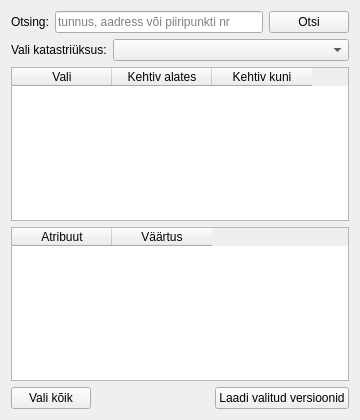
<?xml version="1.0" encoding="UTF-8"?>
<ui version="4.0">
 <class>CadastreVersionViewerDialogBase</class>
 <widget class="QWidget" name="CadastreVersionViewerDialogBase">
  <property name="geometry">
   <rect>
    <x>0</x>
    <y>0</y>
    <width>360</width>
    <height>420</height>
   </rect>
  </property>
  <property name="windowTitle">
   <string>Kataster</string>
  </property>
  <layout class="QVBoxLayout" name="mainLayout">
   <item>
    <layout class="QHBoxLayout" name="searchLayout">
     <item>
      <widget class="QLabel" name="label">
       <property name="text">
        <string>Otsing:</string>
       </property>
      </widget>
     </item>
     <item>
      <widget class="QLineEdit" name="tunnusInput">
       <property name="placeholderText">
        <string>tunnus, aadress või piiripunkti nr</string>
       </property>
      </widget>
     </item>
     <item>
      <widget class="QPushButton" name="searchButton">
       <property name="text">
        <string>Otsi</string>
       </property>
      </widget>
     </item>
    </layout>
   </item>
   <item>
    <layout class="QHBoxLayout" name="matchLayout">
     <item>
      <widget class="QLabel" name="matchLabel">
       <property name="text">
        <string>Vali katastriüksus:</string>
       </property>
      </widget>
     </item>
     <item>
      <widget class="QComboBox" name="addressCombo">
       <property name="sizePolicy">
        <sizepolicy hsizetype="Expanding" vsizetype="Fixed">
         <horstretch>0</horstretch>
         <verstretch>0</verstretch>
        </sizepolicy>
       </property>
      </widget>
     </item>
    </layout>
   </item>
   <item>
    <widget class="QTableWidget" name="versionTable">
     <column>
      <property name="text">
       <string>Vali</string>
      </property>
     </column>
     <column>
      <property name="text">
       <string>Kehtiv alates</string>
      </property>
     </column>
     <column>
      <property name="text">
       <string>Kehtiv kuni</string>
      </property>
     </column>
    </widget>
   </item>
   <item>
    <widget class="QTableWidget" name="pointTable">
     <property name="visible">
      <bool>false</bool>
     </property>
     <column>
      <property name="text">
       <string>Atribuut</string>
      </property>
     </column>
     <column>
      <property name="text">
       <string>Väärtus</string>
      </property>
     </column>
    </widget>
   </item>
   <item>
    <layout class="QHBoxLayout" name="actionLayout">
     <item>
      <widget class="QPushButton" name="selectAllButton">
       <property name="text">
        <string>Vali kõik</string>
       </property>
      </widget>
     </item>
     <item>
      <spacer name="actionSpacer">
       <property name="orientation">
        <enum>Qt::Horizontal</enum>
       </property>
       <property name="sizeHint" stdset="0">
        <size>
         <width>40</width>
         <height>20</height>
        </size>
       </property>
      </spacer>
     </item>
     <item>
      <widget class="QPushButton" name="loadButton">
       <property name="text">
        <string>Laadi valitud versioonid</string>
       </property>
      </widget>
     </item>
    </layout>
   </item>
  </layout>
 </widget>
 <resources/>
 <connections/>
</ui>
